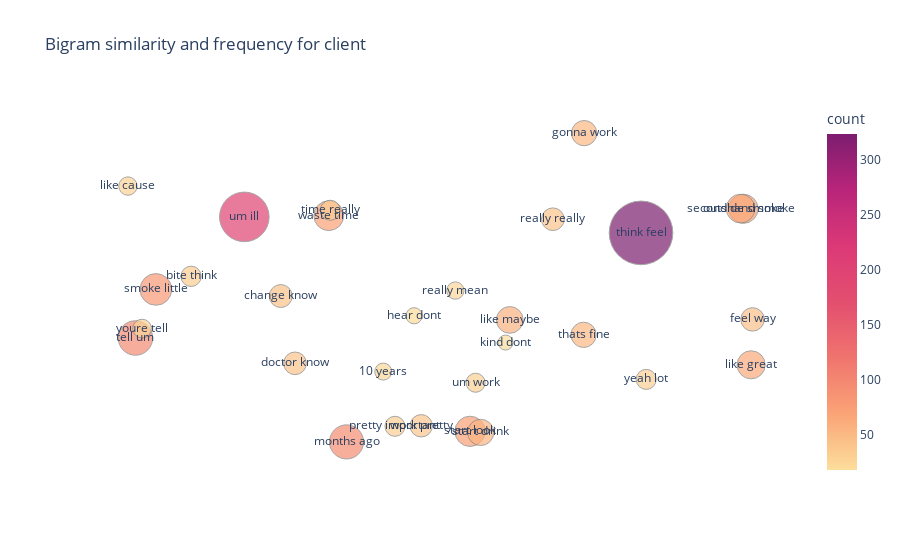

Source (notebook cell):
### Code cell
create_bg_similarity('client')

### Figure 1 — Plotly figure (JSON) as saved in the notebook; plotly's stock layout.template omitted (floating-point values rounded to 4 significant figures)
{"data": [{"hovertemplate": "<b>%{hovertext}</b><br><br>tsne_1=%{x}<br>tsne_2=%{y}<br>count=%{marker.color}<br>bigram=%{text}<extra></extra>", "hovertext": ["think feel", "um ill", "months ago", "outside smoke", "feel way", "start look", "tell um", "doctor know", "yeah lot", "start drink", "like maybe", "pretty important", "really mean", "waste time", "like great", "work pretty", "thats fine", "kind dont", "gonna work", "smoke little", "really really", "secondhand smoke", "like cause", "um work", "10 years", "time really", "youre tell", "bite think", "hear dont", "change know"], "legendgroup": "", "marker": {"color": [323, 196, 93, 68, 44, 73, 95, 41, 32, 55, 57, 32, 24, 71, 63, 40, 51, 18, 51, 80, 41, 66, 27, 29, 23, 32, 28, 33, 21, 42], "coloraxis": "coloraxis", "line": {"color": "Gray", "width": 1}, "size": [323, 196, 93, 68, 44, 73, 95, 41, 32, 55, 57, 32, 24, 71, 63, 40, 51, 18, 51, 80, 41, 66, 27, 29, 23, 32, 28, 33, 21, 42], "sizemode": "area", "sizeref": 0.1595, "symbol": "circle"}, "mode": "markers+text", "name": "", "orientation": "v", "showlegend": false, "text": ["think feel", "um ill", "months ago", "outside smoke", "feel way", "start look", "tell um", "doctor know", "yeah lot", "start drink", "like maybe", "pretty important", "really mean", "waste time", "like great", "work pretty", "thats fine", "kind dont", "gonna work", "smoke little", "really really", "secondhand smoke", "like cause", "um work", "10 years", "time really", "youre tell", "bite think", "hear dont", "change know"], "type": "scatter", "x": [28.28, -24.84, -11.16, 41.99, 43.21, 5.385, -39.42, -18.05, 28.98, 6.807, 10.71, -4.669, 3.416, -13.53, 43.03, -1.154, 20.59, 10.14, 20.66, -36.69, 16.48, 41.62, -40.43, 6.131, -6.239, -13.33, -38.53, -31.97, -2.103, -19.97], "xaxis": "x", "y": [15.86, 19.88, -36.7, 21.92, -5.889, -34.04, -10.56, -16.94, -20.98, -34.31, -6.024, -32.77, 1.356, 20.19, -17.31, -32.64, -9.776, -11.71, 40.94, 1.641, 19.29, 21.96, 27.63, -21.82, -19.02, 21.55, -8.2, 4.938, -4.977, -0.01957], "yaxis": "y"}], "layout": {"coloraxis": {"colorbar": {"title": {"text": "count"}}, "colorscale": [[0, "rgb(252, 222, 156)"], [0.1667, "rgb(250, 164, 118)"], [0.3333, "rgb(240, 116, 110)"], [0.5, "rgb(227, 79, 111)"], [0.6667, "rgb(220, 57, 119)"], [0.8333, "rgb(185, 37, 122)"], [1, "rgb(124, 29, 111)"]]}, "legend": {"itemsizing": "constant", "tracegroupgap": 0}, "title": {"text": "Bigram similarity and frequency for client"}, "xaxis": {"anchor": "y", "domain": [0, 1], "title": {"text": "tsne_1"}, "visible": false}, "yaxis": {"anchor": "x", "domain": [0, 1], "title": {"text": "tsne_2"}, "visible": false}}}
